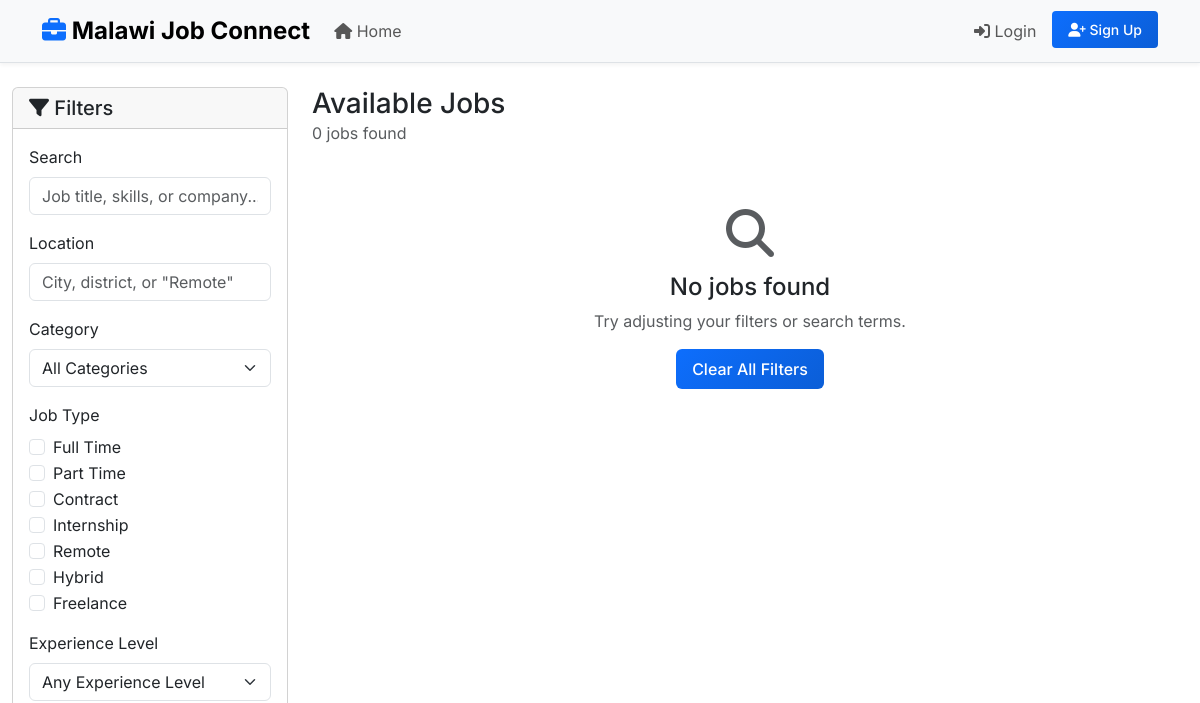
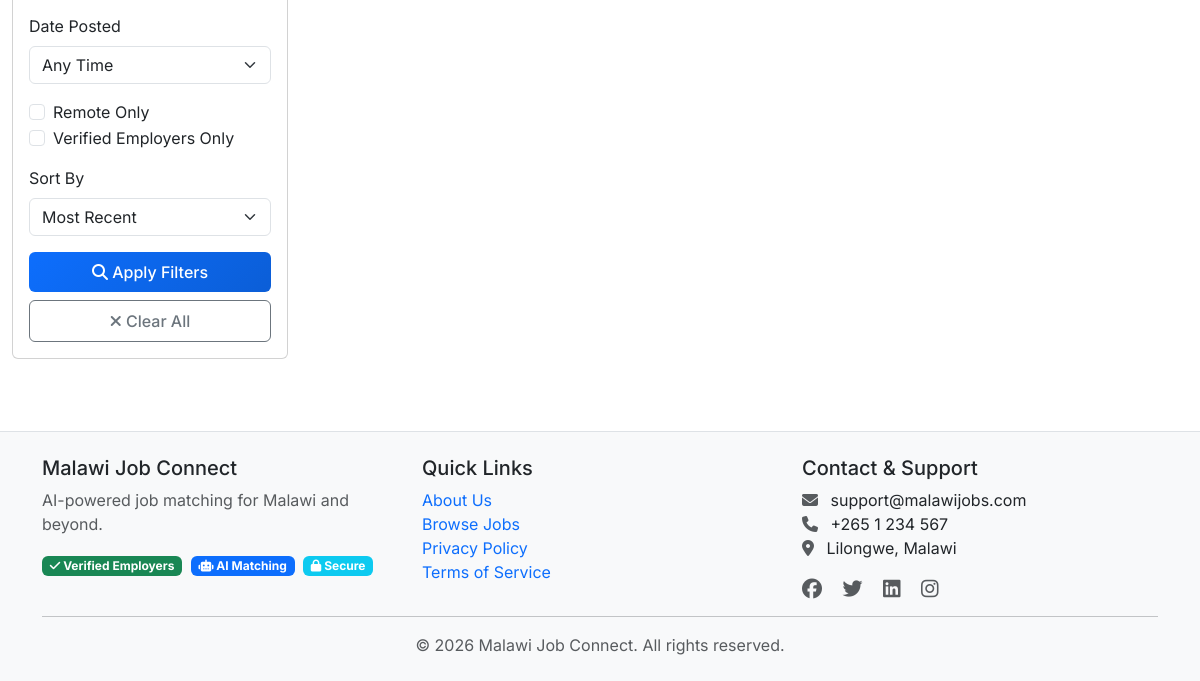
/jobs/?page=3, run on an earlier commit of the app's database (2 pictures, top to bottom).
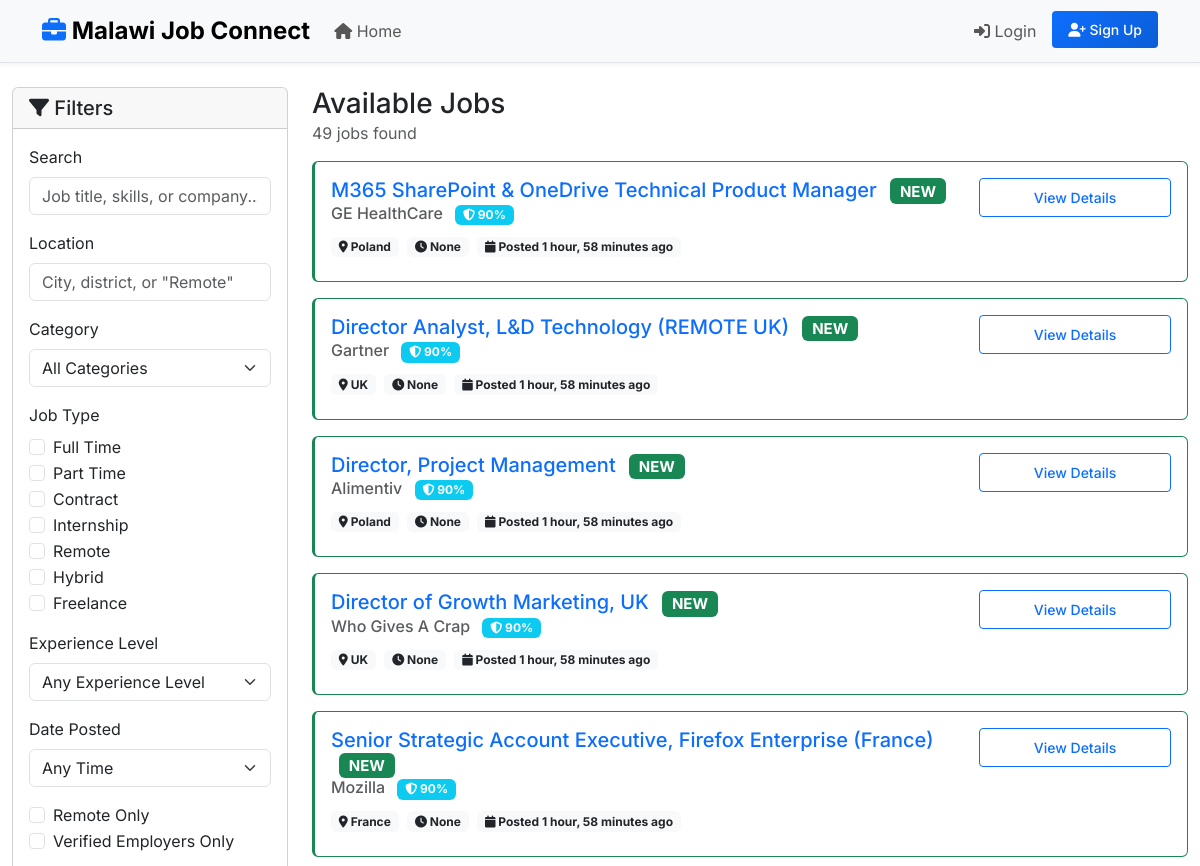
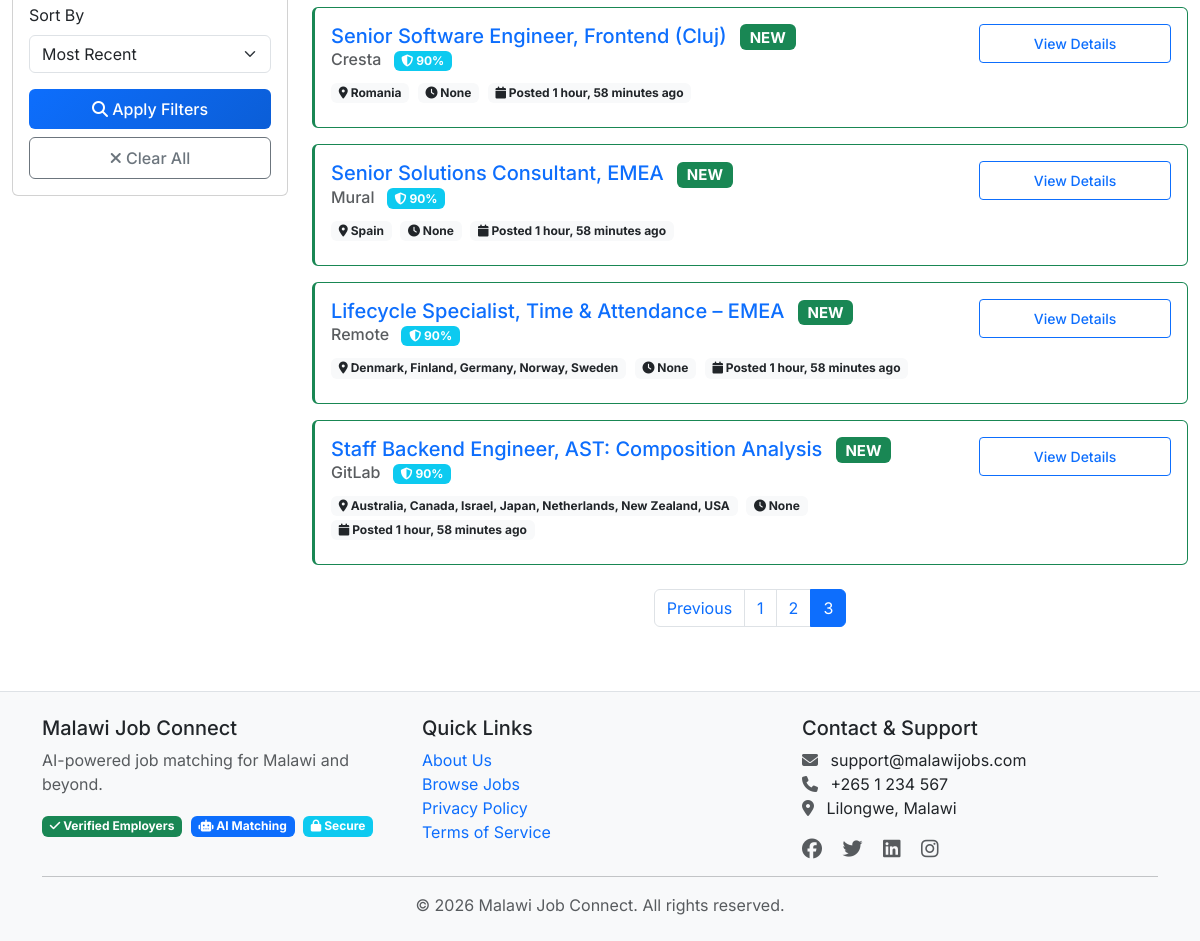
And on a later commit of the database (2 pictures, top to bottom).
### apps/jobs/models.py (models this page shows, shortened)
class JobVacancy(models.Model):
    class SourceType(models.TextChoices):
        ADMIN_CSV = 'ADMIN_CSV', 'Admin CSV Upload'
        ADMIN_API = 'ADMIN_API', 'Admin API Fetch'
        VERIFIED_EMPLOYER = 'EMP_VERIFIED', 'Verified Employer'
        GENERAL_USER = 'USER_GEN', 'General User'
    class JobType(models.TextChoices):
        FULL_TIME = 'FT', 'Full Time'
        PART_TIME = 'PT', 'Part Time'
        CONTRACT = 'CT', 'Contract'
        INTERNSHIP = 'IN', 'Internship'
        REMOTE = 'RM', 'Remote'
        HYBRID = 'HY', 'Hybrid'
        FREELANCE = 'FL', 'Freelance'
    class ExperienceLevel(models.TextChoices):
        ENTRY = 'ENTRY', 'Entry Level (0-2 years)'
        JUNIOR = 'JUNIOR', 'Junior (2-4 years)'
        MID = 'MID', 'Mid Level (4-7 years)'
        SENIOR = 'SENIOR', 'Senior (7-10 years)'
        LEAD = 'LEAD', 'Lead/Manager (10+ years)'
    class LocationType(models.TextChoices):
        MALAWI_CITY = 'MW_CITY', 'Malawi City'
        MALAWI_DISTRICT = 'MW_DIST', 'Malawi District'
        INTERNATIONAL = 'INTL', 'International'
        REMOTE = 'REMOTE', 'Remote'
    title = models.CharField(max_length=255, db_index=True)
    company_name = models.CharField(max_length=255, db_index=True)
    company_logo = models.URLField(blank=True, null=True)
    company_website = models.URLField(blank=True, null=True)
    category = models.ForeignKey(
        JobCategory,
        on_delete=models.SET_NULL,
        null=True,
        blank=True,
        related_name='jobs'
    )
    description = models.TextField()
    requirements = models.TextField(blank=True, help_text="Detailed requirements")
    responsibilities = models.TextField(blank=True)
    required_skills = models.TextField(
        help_text="Comma-separated skills: Python, Django, Project Management"
    )
    required_qualifications = models.TextField(
        blank=True,
        help_text="Required degrees, certifications"
    )
    experience_level = models.CharField(
        max_length=20,
        choices=ExperienceLevel.choices,
        blank=True,
        null=True
    )
    years_of_experience_required = models.PositiveIntegerField(
        default=0,
        help_text="Minimum years of experience required"
    )
    location_type = models.CharField(
        max_length=20,
        choices=LocationType.choices,
        blank=True,
        null=True
    )
    city = models.CharField(max_length=100, blank=True)
    district = models.CharField(max_length=100, blank=True)
    country = models.CharField(max_length=100, blank=True)
    location_display = models.CharField(
        max_length=255,
        blank=True,
        help_text="Formatted location for display (e.g., 'Lilongwe, Malawi')"
    )
    is_remote = models.BooleanField(default=False)
    job_type = models.CharField(
        max_length=2,
        choices=JobType.choices,
        blank=True,
        null=True
    )
    salary_min = models.DecimalField(
        max_digits=12,
        decimal_places=2,
        null=True,
        blank=True
    )
    salary_max = models.DecimalField(
        max_digits=12,
        decimal_places=2,
        null=True,
        blank=True
    )
    salary_currency = models.CharField(max_length=3, default='MWK')
    salary_is_displayed = models.BooleanField(default=False)
    application_url = models.URLField(
        blank=True,
        null=True,
        help_text="External application link"
    )
    application_email = models.EmailField(
        blank=True,
        null=True,
        help_text="Email for direct applications"
    )
    application_deadline = models.DateField(null=True, blank=True)
    source_type = models.CharField(
        max_length=20,
        choices=SourceType.choices,
        default=SourceType.GENERAL_USER
    )
    trust_score = models.IntegerField(
        default=50,
        validators=[MinValueValidator(0), MaxValueValidator(100)],
        help_text="0-100 score based on source and verification"
    )
    is_approved = models.BooleanField(
        default=False,
        help_text="Admin approval status"
    )
    approved_by = models.ForeignKey(
        settings.AUTH_USER_MODEL,
        on_delete=models.SET_NULL,
        null=True,
        blank=True,
        related_name='approved_jobs'
    )
    approved_at = models.DateTimeField(null=True, blank=True)
    is_verified_company = models.BooleanField(default=False)
    has_suspicious_content = models.BooleanField(default=False)
    report_count = models.IntegerField(default=0)
    date_posted = models.DateTimeField(auto_now_add=True, db_index=True)
    date_updated = models.DateTimeField(auto_now=True)
    expiry_date = models.DateField(db_index=True)
    external_id = models.CharField(
        max_length=255,
        blank=True,
        help_text="ID from external system/API"
    )
    source_url = models.URLField(
        blank=True,
        help_text="Original source URL if scraped/imported"
    )
    posted_by = models.ForeignKey(
        settings.AUTH_USER_MODEL,
        on_delete=models.SET_NULL,
        null=True,
        blank=True,
        related_name='posted_jobs'
    )
    view_count = models.IntegerField(default=0)
    application_count = models.IntegerField(default=0)
    save_count = models.IntegerField(default=0)
    class Meta:
        db_table = 'job_vacancies'
        verbose_name = 'Job Vacancy'
        verbose_name_plural = 'Job Vacancies'
        ordering = ['-date_posted']
        indexes = [
            models.Index(fields=['expiry_date', 'is_approved']),
            models.Index(fields=['location_type', 'city']),
            models.Index(fields=['job_type', 'experience_level']),
            models.Index(fields=['trust_score']),
            models.Index(fields=['date_posted', 'is_approved']),
        ]
    def is_fresh(self):
        days_since_posted = (timezone.now().date() - self.date_posted.date()).days
        return days_since_posted <= 7
    def get_skills_list(self):
        if not self.required_skills:
            return []
        return [skill.strip().lower() for skill in self.required_skills.split(',') if skill.strip()]

### apps/jobs/views.py (the view)
# urls.py: path('', views.job_list, name='list'),
def job_list(request):
    form = JobSearchForm(request.GET)
    queryset = JobVacancy.objects.select_related(
        'category', 'posted_by'
    ).filter(
        is_approved=True,
        expiry_date__gte=timezone.now().date()
    )
    if form.is_valid():
        try:
            queryset = form.filter_queryset(queryset)
        except Exception:
            queryset = queryset.order_by('-date_posted')
    else:
        queryset = queryset.order_by('-date_posted')
    if request.user.is_authenticated:
        queryset = queryset.annotate(
            user_match_score=F('user_matches__match_score')
        )
    if request.user.is_authenticated and request.user.user_type == 'JOB_SEEKER' and not request.user.is_staff:
        queryset = queryset.filter(
            Q(user_matches__user=request.user) | Q(user_matches__isnull=True)
        )
    total_results = queryset.count()
    paginator = Paginator(queryset, 20)
    page = request.GET.get('page', 1)
    try:
        jobs = paginator.page(page)
    except PageNotAnInteger:
        jobs = paginator.page(1)
    except EmptyPage:
        jobs = paginator.page(paginator.num_pages)
    categories = JobCategory.objects.filter(
        is_active=True
    ).annotate(
        active_job_count=Count(
            'jobs',
            filter=Q(
                jobs__is_approved=True,
                jobs__expiry_date__gte=timezone.now().date()
            )
        )
    ).filter(active_job_count__gt=0)
    active_filters = []
    if form.cleaned_data.get('q'):
        active_filters.append(f"Search: '{form.cleaned_data['q']}'")
    if form.cleaned_data.get('location'):
        active_filters.append(f"Location: {form.cleaned_data['location']}")
    if form.cleaned_data.get('category'):
        active_filters.append(f"Category: {form.cleaned_data['category'].name}")
    if form.cleaned_data.get('remote_only'):
        active_filters.append("Remote only")
    saved_job_ids = []
    if request.user.is_authenticated:
        saved_job_ids = list(SavedJob.objects.filter(
            user=request.user
        ).values_list('job_id', flat=True))
    context = {
        'jobs': jobs,
        'form': form,
        'categories': categories,
        'total_results': total_results,
        'active_filters': active_filters,
        'is_paginated': jobs.has_other_pages(),
        'page_range': jobs.paginator.page_range,
        'saved_job_ids': saved_job_ids,
        'can_post_jobs': request.user.is_authenticated and request.user.user_type in ['EMPLOYER', 'ADMIN'],
        'is_job_seeker': request.user.is_authenticated and request.user.user_type == 'JOB_SEEKER',
    }
    return render(request, 'jobs/list.html', context)

### apps/core/context_processors.py (called while the page is built, shortened)
def site_settings(request):
    context = {
        'SITE_NAME': settings.SITE_NAME,
        'SITE_TAGLINE': settings.SITE_TAGLINE,
        'CURRENT_YEAR': timezone.now().year,
        'DEBUG': settings.DEBUG,
    }
    return context

### apps/jobs/forms.py (called while the page is built)
    def clean_date_posted(self):
        days = self.cleaned_data.get('date_posted')
        if days:
            return timezone.now().date() - timedelta(days=int(days))
        return None

### apps/jobs/models.py (called while the page is built)
    def __str__(self):
        return self.name

### templates/jobs/list.html (shortened to what the changed rows need)
{% extends 'base/base.html' %}
{% load static %}
{% block content %}
<div class="container-fluid mt-4">
    <div class="row">
        <div class="col-12 col-lg-3 mb-4">
            <div class="collapse show d-lg-block" id="jobFiltersCollapse">
                <div class="card filters-sidebar sticky-top" style="top: 20px;">
                    <div class="card-body">
                        <form method="get" id="searchForm">
                        <div class="mb-3">
                            <div class="job-type-checkboxes">
                                {% for value, label in form.job_type.field.choices %}
                                <div class="form-check">
                                    <input class="form-check-input" type="checkbox"
                                           name="job_type" value="{{ value }}"
                                           id="job_type_{{ value }}"
                                           {% if value in form.job_type.value %}checked{% endif %}>
                                    <label class="form-check-label" for="job_type_{{ value }}">
                                        {{ label }}
                                    </label>
                                </div>
                                {% endfor %}
                            </div>
                        </div>
                    </form>
                </div>
            </div>
        </div>
        </div>
        <div class="col-12 col-lg-9">
            <div class="d-flex justify-content-between align-items-center mb-3">
                <div>
                    <h1 class="h3 mb-0">Available Jobs</h1>
                    <p class="text-muted mb-0">{{ total_results }} jobs found</p>
                </div>
            </div>
            {% if jobs %}
                {% for job in jobs %}
                <div class="card job-card mb-3 {% if job.is_fresh %}border-success{% endif %}">
                    <div class="card-body">
                        <div class="row">
                            <div class="col-md-9">
                                <h5 class="card-title mb-1">
                                    <a href="{% url 'jobs:detail' job.pk %}" class="text-decoration-none">
                                        {{ job.title }}
                                    </a>
                                    {% if job.is_fresh %}
                                    <span class="badge bg-success ms-2">NEW</span>
                                    {% endif %}
                                </h5>
                                <h6 class="card-subtitle mb-2 text-muted">
                                    {{ job.company_name }}
                                    <span class="badge bg-info ms-2" title="Trust Score">
                                        <i class="fas fa-shield-alt"></i> {{ job.trust_score }}%
                                    </span>
                                </h6>
                                <div class="mb-2">
                                    <span class="badge bg-light text-dark me-1">
                                        <i class="fas fa-map-marker-alt"></i> {{ job.location_display }}
                                    </span>
                                    <span class="badge bg-light text-dark me-1">
                                        <i class="fas fa-clock"></i> {{ job.get_job_type_display }}
                                    </span>
                                    <span class="badge bg-light text-dark">
                                        <i class="fas fa-calendar"></i>
                                        Posted {{ job.date_posted|timesince }} ago
                                    </span>
                                </div>
                            </div>
                            <div class="col-md-3 text-end">
                                <div class="btn-group-vertical w-100" role="group">
                                    <a href="{% url 'jobs:detail' job.pk %}" class="btn btn-outline-primary btn-sm mb-1">
                                        View Details
                                    </a>
                                </div>
                            </div>
                        </div>
                    </div>
                </div>
                {% endfor %}
                {% if is_paginated %}
                <nav aria-label="Page navigation" class="mt-4">
                    <ul class="pagination justify-content-center">
                        {% if jobs.has_previous %}
                        <li class="page-item">
                            <a class="page-link" href="?page={{ jobs.previous_page_number }}{% for key, value in request.GET.items %}{% if key != 'page' %}&{{ key }}={{ value }}{% endif %}{% endfor %}">
                                Previous
                            </a>
                        </li>
                        {% endif %}
                        {% for num in page_range %}
                        <li class="page-item {% if jobs.number == num %}active{% endif %}">
                            <a class="page-link" href="?page={{ num }}{% for key, value in request.GET.items %}{% if key != 'page' %}&{{ key }}={{ value }}{% endif %}{% endfor %}">
                                {{ num }}
                            </a>
                        </li>
                        {% endfor %}
                    </ul>
                </nav>
                {% endif %}
            {% else %}
                <div class="text-center py-5">
                    <i class="fas fa-search fa-3x text-muted mb-3"></i>
                    <h4>No jobs found</h4>
                    <p class="text-muted">Try adjusting your filters or search terms.</p>
                    <a href="{% url 'jobs:list' %}" class="btn btn-primary">
                        Clear All Filters
                    </a>
                </div>
            {% endif %}
        </div>
    </div>
</div>
{% endblock %}

What changed in the data, as far as the page shows it:
added JobVacancy: title "M365 SharePoint & OneDrive Technical Product Manager", shows "NEW", company_name "GE HealthCare", trust_score "90", location_display "Poland", job_type "None", date_posted "1 hour, 58 minutes"
added JobVacancy: title "Director Analyst, L&D Technology (REMOTE UK)", shows "NEW", company_name "Gartner", trust_score "90", location_display "UK", job_type "None", date_posted "1 hour, 58 minutes"
added JobVacancy: title "Director, Project Management", shows "NEW", company_name "Alimentiv", trust_score "90", location_display "Poland", job_type "None", date_posted "1 hour, 58 minutes"
added JobVacancy: title "Director of Growth Marketing, UK", shows "NEW", company_name "Who Gives A Crap", trust_score "90", location_display "UK", job_type "None", date_posted "1 hour, 58 minutes"
added JobVacancy: title "Senior Strategic Account Executive, Firefox Enterprise (France)", shows "NEW", company_name "Mozilla", trust_score "90", location_display "France", job_type "None", date_posted "1 hour, 58 minutes"
added JobVacancy: title "Senior Software Engineer, Frontend (Cluj)", shows "NEW", company_name "Cresta", trust_score "90", location_display "Romania", job_type "None", date_posted "1 hour, 58 minutes"
added JobVacancy: title "Senior Solutions Consultant, EMEA", shows "NEW", company_name "Mural", trust_score "90", location_display "Spain", job_type "None", date_posted "1 hour, 58 minutes"
added JobVacancy: title "Lifecycle Specialist, Time & Attendance – EMEA", shows "NEW", company_name "Remote", trust_score "90", location_display "Denmark, Finland, Germany, Norway, Sweden", job_type "None", date_posted "1 hour, 58 minutes"
added JobVacancy: title "Staff Backend Engineer, AST: Composition Analysis", shows "NEW", company_name "GitLab", trust_score "90", location_display "Australia, Canada, Israel, Japan, Netherlands, New Zealand, USA", job_type "None", date_posted "1 hour, 58 minutes"
Also different on the page:
{{ total_results }}: "0" → "49"
text no longer shown: "No jobs found Try adjusting your filters or search terms. Clear All Filters"
text now shown: "Previous"
new list line: "1"
new list line: "2"
new list line: "3"
